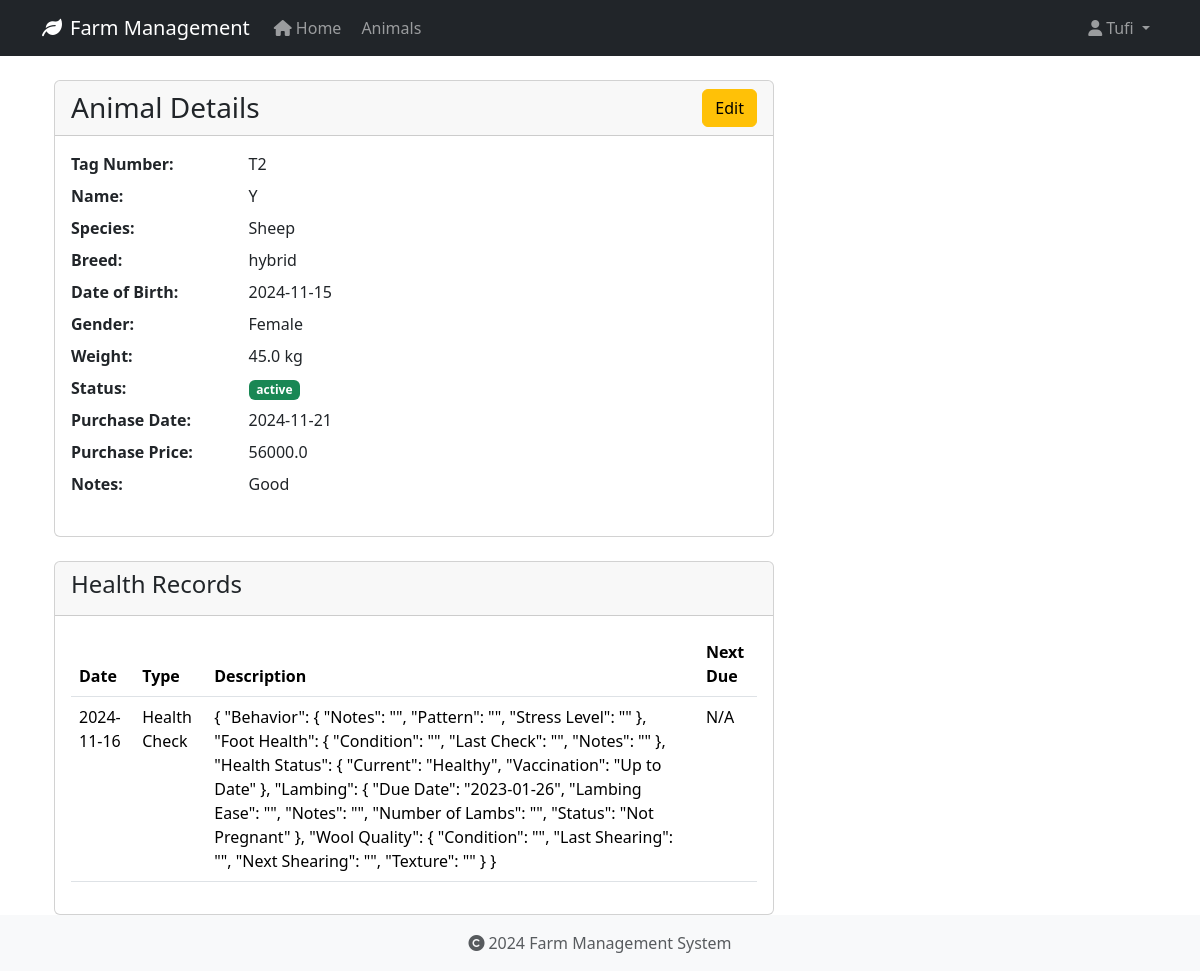
The page /animals/6 (signed in) on the database as committed earlier.
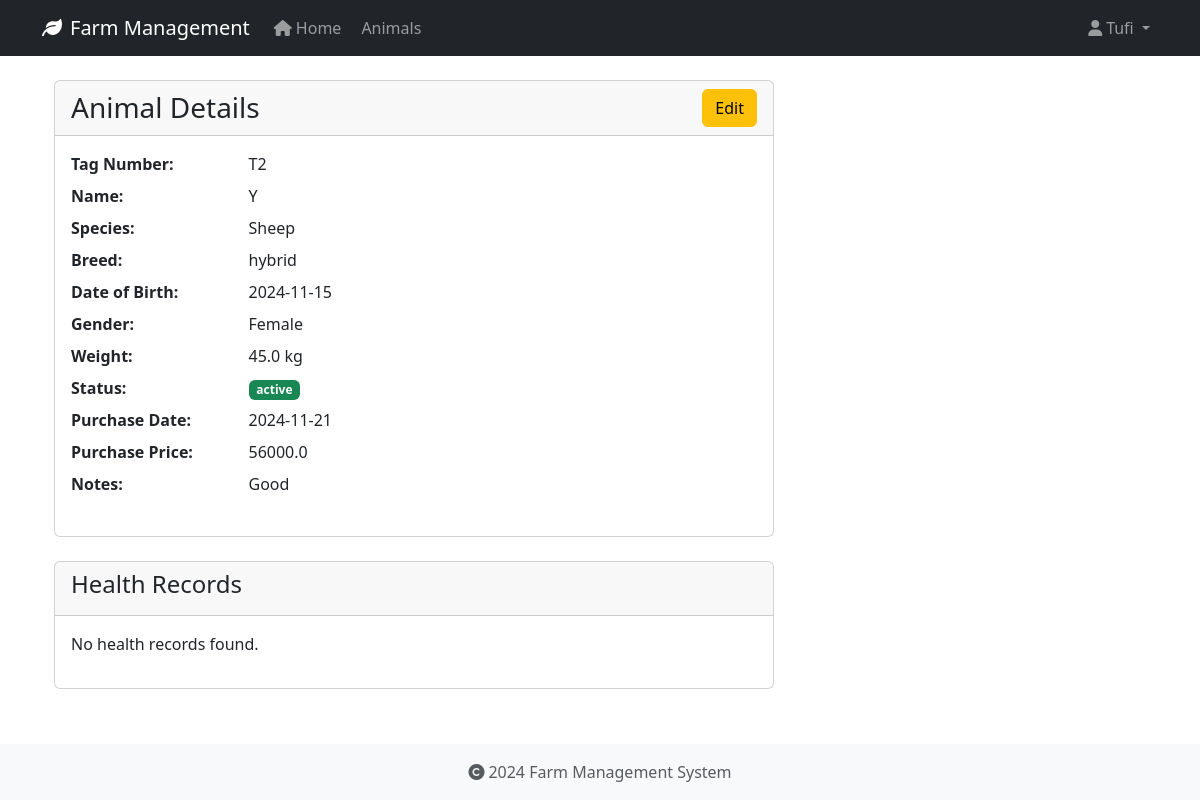
The same page on the database as committed later.
### app/models/animal.py (models this page shows, shortened)
class HealthRecord(db.Model):
    id = db.Column(db.Integer, primary_key=True)
    animal_id = db.Column(db.Integer, db.ForeignKey('animal.id', ondelete='CASCADE'), nullable=False)
    record_type = db.Column(db.String(50), nullable=False)  # Made nullable=False
    date = db.Column(db.Date, nullable=False)
    description = db.Column(db.Text, nullable=True)
    treatment = db.Column(db.Text, nullable=True)
    cost = db.Column(db.Float, nullable=True)
    next_due_date = db.Column(db.Date, nullable=True)
    created_at = db.Column(db.DateTime, default=datetime.utcnow, nullable=False)
    created_by_id = db.Column(db.Integer, db.ForeignKey('user.id', ondelete='SET NULL'), nullable=True)

### app/routes/animals.py (the view)
@bp.route('/<int:id>')
@login_required
def view(id):
    animal = Animal.query.get_or_404(id)
    return render_template('animals/view.html', animal=animal)

### app/models/user.py (called while the page is built)
@login_manager.user_loader
def load_user(user_id):
    return User.query.get(int(user_id))

### app/templates/animals/view.html (shortened to what this page needs)
{% extends "base.html" %}
{% block content %}
<div class="container">
    <div class="row">
        <div class="col-md-8">
            <div class="card">
                <div class="card-header">
                    <div class="d-flex justify-content-between align-items-center">
                        <h3 class="card-title mb-0">Animal Details</h3>
                        <a href="{{ url_for('animals.edit', id=animal.id) }}" class="btn btn-warning">Edit</a>
                    </div>
                </div>
                <div class="card-body">
                    <dl class="row">
                        <dt class="col-sm-3">Tag Number:</dt>
                        <dd class="col-sm-9">{{ animal.tag_number }}</dd>
                        <dt class="col-sm-3">Name:</dt>
                        <dd class="col-sm-9">{{ animal.name or 'N/A' }}</dd>
                        <dt class="col-sm-3">Species:</dt>
                        <dd class="col-sm-9">{{ animal.species }}</dd>
                        <dt class="col-sm-3">Breed:</dt>
                        <dd class="col-sm-9">{{ animal.breed or 'N/A' }}</dd>
                        <dt class="col-sm-3">Date of Birth:</dt>
                        <dd class="col-sm-9">{{ animal.date_of_birth.strftime('%Y-%m-%d') if animal.date_of_birth else 'N/A' }}</dd>
                        <dt class="col-sm-3">Gender:</dt>
                        <dd class="col-sm-9">{{ animal.gender or 'N/A' }}</dd>
                        <dt class="col-sm-3">Weight:</dt>
                        <dd class="col-sm-9">{{ animal.weight|round(2) if animal.weight else 'N/A' }} kg</dd>
                        <dt class="col-sm-3">Status:</dt>
                        <dd class="col-sm-9">
                            <span class="badge {% if animal.status == 'active' %}bg-success{% else %}bg-secondary{% endif %}">
                                {{ animal.status }}
                            </span>
                        </dd>
                        <dt class="col-sm-3">Purchase Date:</dt>
                        <dd class="col-sm-9">{{ animal.purchase_date.strftime('%Y-%m-%d') if animal.purchase_date else 'N/A' }}</dd>
                        <dt class="col-sm-3">Purchase Price:</dt>
                        <dd class="col-sm-9">{{ animal.purchase_price|round(2) if animal.purchase_price else 'N/A' }}</dd>
                        <dt class="col-sm-3">Notes:</dt>
                        <dd class="col-sm-9">{{ animal.notes or 'N/A' }}</dd>
                    </dl>
                </div>
            </div>
            <div class="card mt-4">
                <div class="card-header">
                    <h4>Health Records</h4>
                </div>
                <div class="card-body">
                    {% if animal.health_records %}
                        <table class="table">
                            <thead>
                                <tr>
                                    <th>Date</th>
                                    <th>Type</th>
                                    <th>Description</th>
                                    <th>Next Due</th>
                                </tr>
                            </thead>
                            <tbody>
                                {% for record in animal.health_records %}
                                <tr>
                                    <td>{{ record.date.strftime('%Y-%m-%d') }}</td>
                                    <td>{{ record.record_type }}</td>
                                    <td>{{ record.description }}</td>
                                    <td>{{ record.next_due_date.strftime('%Y-%m-%d') if record.next_due_date else 'N/A' }}</td>
                                </tr>
                                {% endfor %}
                            </tbody>
                        </table>
                    {% else %}
                        <p>No health records found.</p>
                    {% endif %}
                </div>
            </div>
        </div>
    </div>
</div>
{% endblock %}

Rows that differ between the two databases and show on the page:
removed HealthRecord: date "2024-11-16", record_type "Health Check", description "{ \"Behavior\": { \"Notes\": \"\", \"Pattern\": \"\", \"Stress Level\": \"\" }, \"Foot Health\": { \"Condition\": \"\", \"Last Check\": \"\", \"Notes\": \"\" }, \"Health Status\": { \"Current\": \"Healthy\", \"Vaccination\": \"Up to Date\" }, \"Lambing\": { \"Due Date\": \"2023-01-26\", \"Lambing Ease\": \"\", \"Notes\": \"\", \"Number of Lambs\": \"\", \"Status\": \"Not Pregnant\" }, \"Wool Quality\": { \"Condition\": \"\", \"Last Shearing\": \"\", \"Next Shearing\": \"\", \"Texture\": \"\" } }", next_due_date "N/A"
Other text that changed with them:
text no longer shown: "Date Type Description Next Due"
text now shown: "No health records found."
